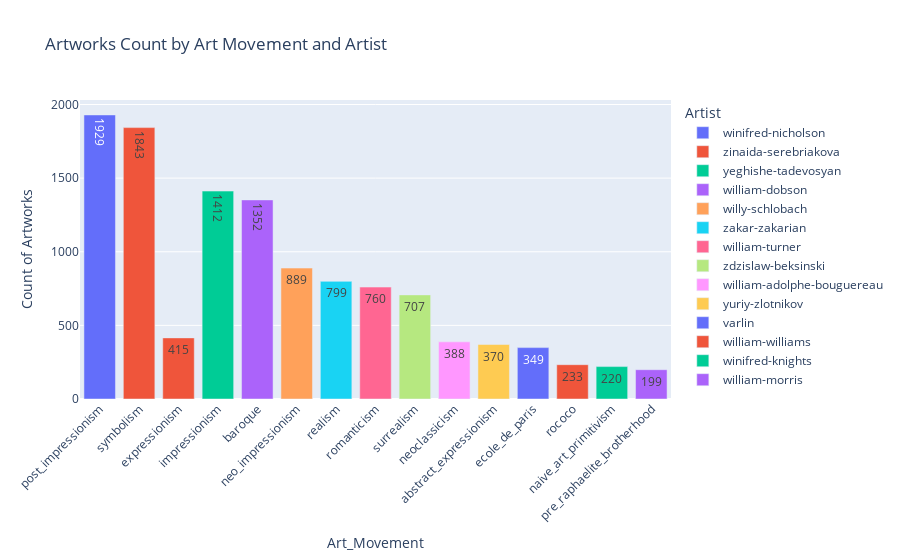

Notebook source saved alongside this figure:
### Code cell
# Group by 'Art_Movement' and 'Artist' and calculate the count of artworks for each combination
art_movement_artist_counts = df_art.groupby(['Art_Movement', 'Artist']).size().reset_index(name='Count')

# Get the top artist for each art movement
top_artist_by_movement = art_movement_artist_counts.groupby('Art_Movement')[['Artist', 'Count']].max().reset_index()

# Optionally, you can sort the DataFrame to show the top artist with the highest count first
top_artist_by_movement = top_artist_by_movement.sort_values(by='Count', ascending=False)

print(top_artist_by_movement)
# Create a bar chart using Plotly Express
fig = px.bar(
    top_artist_by_movement,
    x='Art_Movement',
    y='Count',
    color='Artist',
    title='Artworks Count by Art Movement and Artist',
    labels={'Count': 'Count of Artworks'},
    text='Count',
)

# Customize the layout
fig.update_xaxes(tickangle=-45)  

# Show the interactive plot
fig.show()

### Figure 1 — Plotly figure (JSON) as saved in the notebook; plotly's stock layout.template omitted (floating-point values rounded to 4 significant figures)
{"data": [{"alignmentgroup": "True", "hovertemplate": "Artist=winifred-nicholson<br>Art_Movement=%{x}<br>Count of Artworks=%{text}<extra></extra>", "legendgroup": "winifred-nicholson", "marker": {"color": "#636efa", "pattern": {"shape": ""}}, "name": "winifred-nicholson", "offsetgroup": "winifred-nicholson", "orientation": "v", "showlegend": true, "text": [1929], "textposition": "auto", "type": "bar", "x": ["post_impressionism"], "xaxis": "x", "y": [1929], "yaxis": "y"}, {"alignmentgroup": "True", "hovertemplate": "Artist=zinaida-serebriakova<br>Art_Movement=%{x}<br>Count of Artworks=%{text}<extra></extra>", "legendgroup": "zinaida-serebriakova", "marker": {"color": "#EF553B", "pattern": {"shape": ""}}, "name": "zinaida-serebriakova", "offsetgroup": "zinaida-serebriakova", "orientation": "v", "showlegend": true, "text": [1843, 415], "textposition": "auto", "type": "bar", "x": ["symbolism", "expressionism"], "xaxis": "x", "y": [1843, 415], "yaxis": "y"}, {"alignmentgroup": "True", "hovertemplate": "Artist=yeghishe-tadevosyan<br>Art_Movement=%{x}<br>Count of Artworks=%{text}<extra></extra>", "legendgroup": "yeghishe-tadevosyan", "marker": {"color": "#00cc96", "pattern": {"shape": ""}}, "name": "yeghishe-tadevosyan", "offsetgroup": "yeghishe-tadevosyan", "orientation": "v", "showlegend": true, "text": [1412], "textposition": "auto", "type": "bar", "x": ["impressionism"], "xaxis": "x", "y": [1412], "yaxis": "y"}, {"alignmentgroup": "True", "hovertemplate": "Artist=william-dobson<br>Art_Movement=%{x}<br>Count of Artworks=%{text}<extra></extra>", "legendgroup": "william-dobson", "marker": {"color": "#ab63fa", "pattern": {"shape": ""}}, "name": "william-dobson", "offsetgroup": "william-dobson", "orientation": "v", "showlegend": true, "text": [1352], "textposition": "auto", "type": "bar", "x": ["baroque"], "xaxis": "x", "y": [1352], "yaxis": "y"}, {"alignmentgroup": "True", "hovertemplate": "Artist=willy-schlobach<br>Art_Movement=%{x}<br>Count of Artworks=%{text}<extra></extra>", "legendgroup": "willy-schlobach", "marker": {"color": "#FFA15A", "pattern": {"shape": ""}}, "name": "willy-schlobach", "offsetgroup": "willy-schlobach", "orientation": "v", "showlegend": true, "text": [889], "textposition": "auto", "type": "bar", "x": ["neo_impressionism"], "xaxis": "x", "y": [889], "yaxis": "y"}, {"alignmentgroup": "True", "hovertemplate": "Artist=zakar-zakarian<br>Art_Movement=%{x}<br>Count of Artworks=%{text}<extra></extra>", "legendgroup": "zakar-zakarian", "marker": {"color": "#19d3f3", "pattern": {"shape": ""}}, "name": "zakar-zakarian", "offsetgroup": "zakar-zakarian", "orientation": "v", "showlegend": true, "text": [799], "textposition": "auto", "type": "bar", "x": ["realism"], "xaxis": "x", "y": [799], "yaxis": "y"}, {"alignmentgroup": "True", "hovertemplate": "Artist=william-turner<br>Art_Movement=%{x}<br>Count of Artworks=%{text}<extra></extra>", "legendgroup": "william-turner", "marker": {"color": "#FF6692", "pattern": {"shape": ""}}, "name": "william-turner", "offsetgroup": "william-turner", "orientation": "v", "showlegend": true, "text": [760], "textposition": "auto", "type": "bar", "x": ["romanticism"], "xaxis": "x", "y": [760], "yaxis": "y"}, {"alignmentgroup": "True", "hovertemplate": "Artist=zdzislaw-beksinski<br>Art_Movement=%{x}<br>Count of Artworks=%{text}<extra></extra>", "legendgroup": "zdzislaw-beksinski", "marker": {"color": "#B6E880", "pattern": {"shape": ""}}, "name": "zdzislaw-beksinski", "offsetgroup": "zdzislaw-beksinski", "orientation": "v", "showlegend": true, "text": [707], "textposition": "auto", "type": "bar", "x": ["surrealism"], "xaxis": "x", "y": [707], "yaxis": "y"}, {"alignmentgroup": "True", "hovertemplate": "Artist=william-adolphe-bouguereau<br>Art_Movement=%{x}<br>Count of Artworks=%{text}<extra></extra>", "legendgroup": "william-adolphe-bouguereau", "marker": {"color": "#FF97FF", "pattern": {"shape": ""}}, "name": "william-adolphe-bouguereau", "offsetgroup": "william-adolphe-bouguereau", "orientation": "v", "showlegend": true, "text": [388], "textposition": "auto", "type": "bar", "x": ["neoclassicism"], "xaxis": "x", "y": [388], "yaxis": "y"}, {"alignmentgroup": "True", "hovertemplate": "Artist=yuriy-zlotnikov<br>Art_Movement=%{x}<br>Count of Artworks=%{text}<extra></extra>", "legendgroup": "yuriy-zlotnikov", "marker": {"color": "#FECB52", "pattern": {"shape": ""}}, "name": "yuriy-zlotnikov", "offsetgroup": "yuriy-zlotnikov", "orientation": "v", "showlegend": true, "text": [370], "textposition": "auto", "type": "bar", "x": ["abstract_expressionism"], "xaxis": "x", "y": [370], "yaxis": "y"}, {"alignmentgroup": "True", "hovertemplate": "Artist=varlin<br>Art_Movement=%{x}<br>Count of Artworks=%{text}<extra></extra>", "legendgroup": "varlin", "marker": {"color": "#636efa", "pattern": {"shape": ""}}, "name": "varlin", "offsetgroup": "varlin", "orientation": "v", "showlegend": true, "text": [349], "textposition": "auto", "type": "bar", "x": ["ecole_de_paris"], "xaxis": "x", "y": [349], "yaxis": "y"}, {"alignmentgroup": "True", "hovertemplate": "Artist=william-williams<br>Art_Movement=%{x}<br>Count of Artworks=%{text}<extra></extra>", "legendgroup": "william-williams", "marker": {"color": "#EF553B", "pattern": {"shape": ""}}, "name": "william-williams", "offsetgroup": "william-williams", "orientation": "v", "showlegend": true, "text": [233], "textposition": "auto", "type": "bar", "x": ["rococo"], "xaxis": "x", "y": [233], "yaxis": "y"}, {"alignmentgroup": "True", "hovertemplate": "Artist=winifred-knights<br>Art_Movement=%{x}<br>Count of Artworks=%{text}<extra></extra>", "legendgroup": "winifred-knights", "marker": {"color": "#00cc96", "pattern": {"shape": ""}}, "name": "winifred-knights", "offsetgroup": "winifred-knights", "orientation": "v", "showlegend": true, "text": [220], "textposition": "auto", "type": "bar", "x": ["naive_art_primitivism"], "xaxis": "x", "y": [220], "yaxis": "y"}, {"alignmentgroup": "True", "hovertemplate": "Artist=william-morris<br>Art_Movement=%{x}<br>Count of Artworks=%{text}<extra></extra>", "legendgroup": "william-morris", "marker": {"color": "#ab63fa", "pattern": {"shape": ""}}, "name": "william-morris", "offsetgroup": "william-morris", "orientation": "v", "showlegend": true, "text": [199], "textposition": "auto", "type": "bar", "x": ["pre_raphaelite_brotherhood"], "xaxis": "x", "y": [199], "yaxis": "y"}], "layout": {"barmode": "relative", "legend": {"title": {"text": "Artist"}, "tracegroupgap": 0}, "title": {"text": "Artworks Count by Art Movement and Artist"}, "xaxis": {"anchor": "y", "domain": [0, 1], "tickangle": -45, "title": {"text": "Art_Movement"}}, "yaxis": {"anchor": "x", "domain": [0, 1], "title": {"text": "Count of Artworks"}}}}
